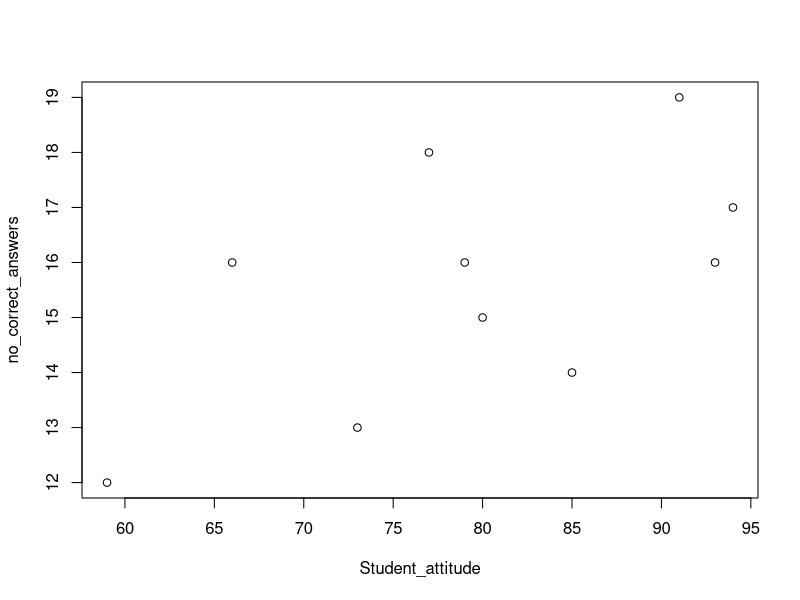
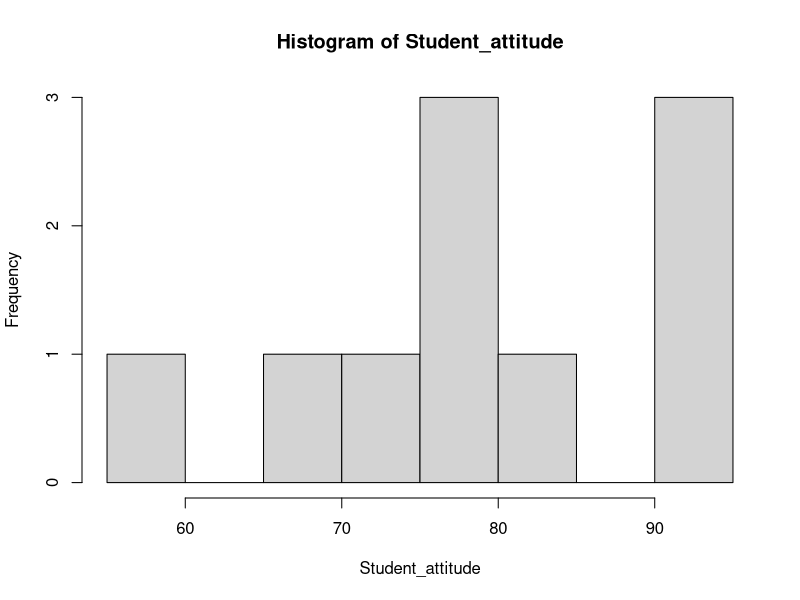
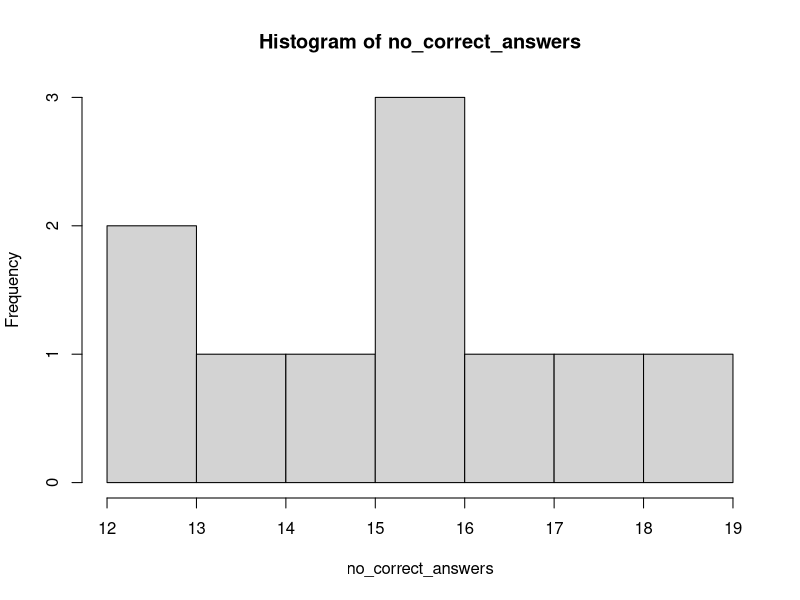
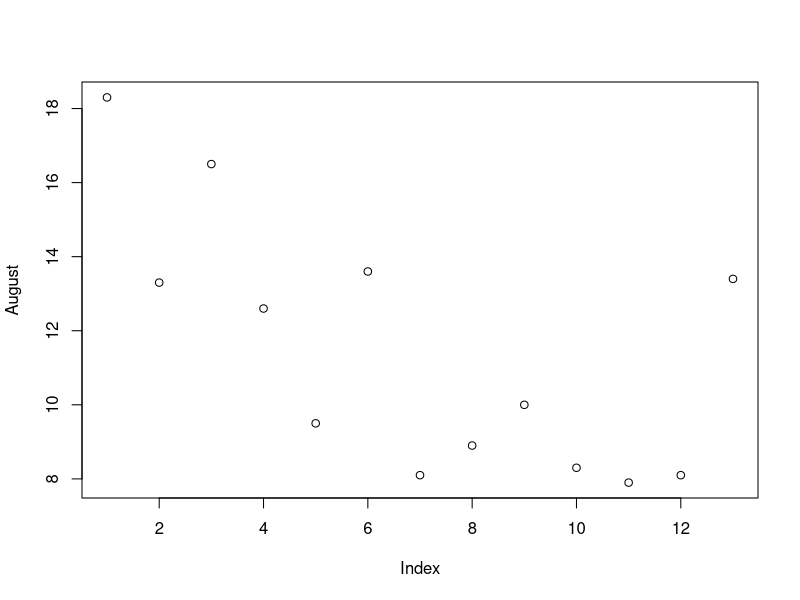
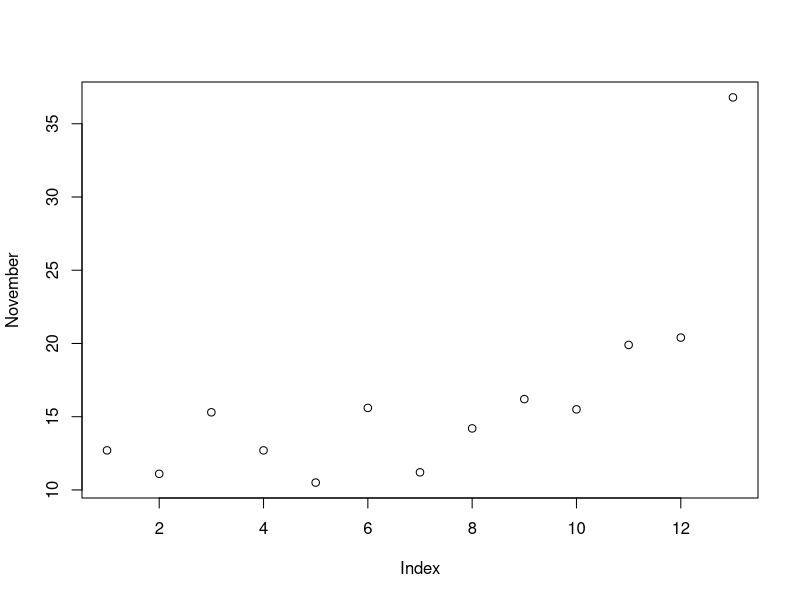
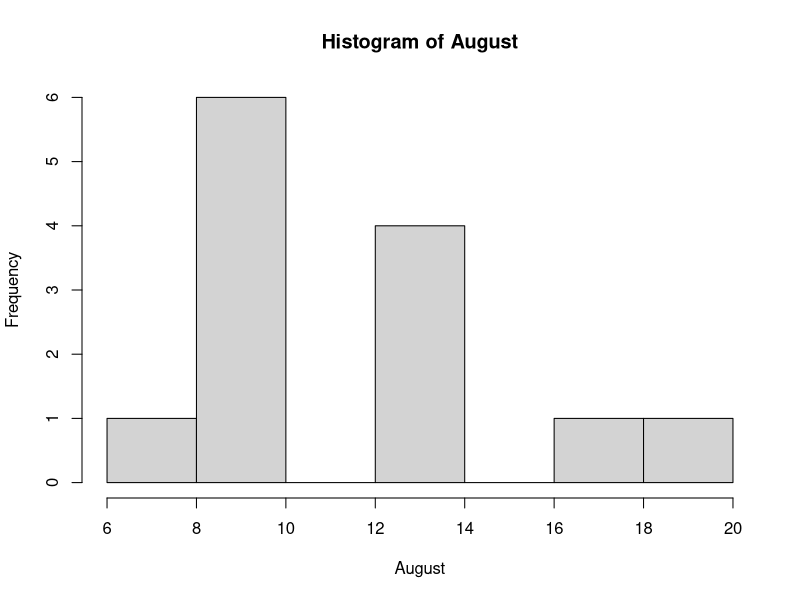
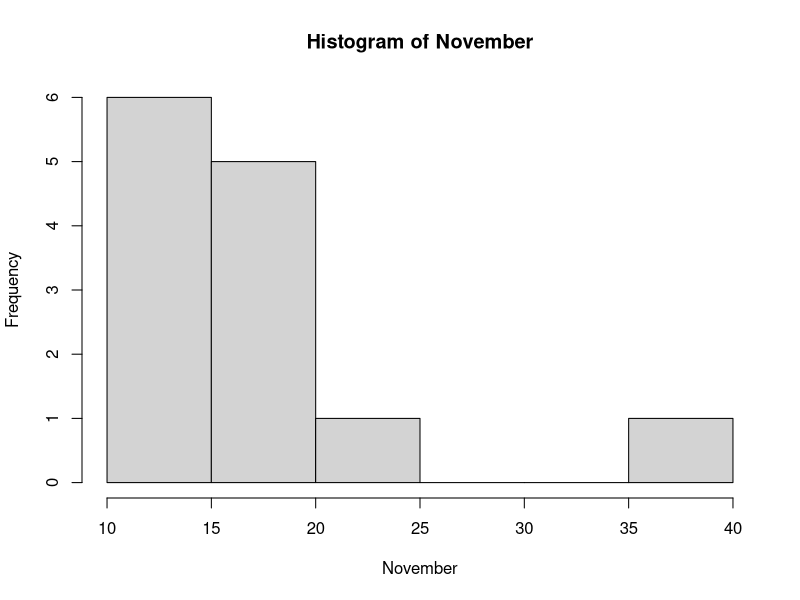
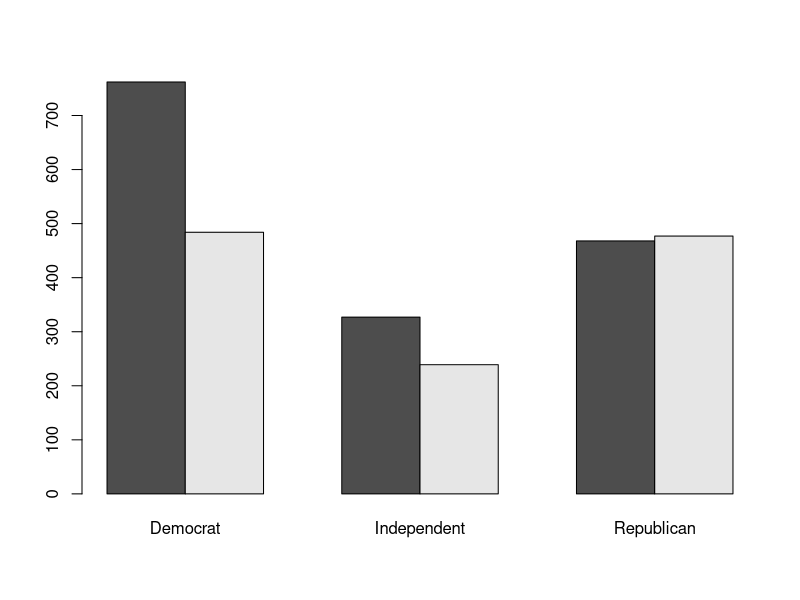

Reproduce these figures in R, in order.
#----------------- Repeating all tests ----------------
#
# Goal: repeat the statistical tests and methods learned so far.
# Those include: correlations, chi-squared tests, t-tests, wilcoxon tests,
# shapiro tests, anovas, linear models...
#
# The basic analysis is always:
# 1) visual inspection
# 2) independent histograms of the data & shapiro
# 3) the test
# 3b) optional depending on the model: residuals of the model, plotting
#     the model etc.
#
# Lisa Gotzian, June 12, 2019

set.seed(123) # this sets the random generator in our computers to the same!

# If you ever need help for a command or test:
?t.test

#------------------ Correlations --------------------
# defining / loading your data (example from Eugene O'Loughlin)
Student_attitude <- c(94,73,59,80,93,85,66,79,77,91)
no_correct_answers <- c(17,13,12,15,16,14,16,16,18,19)

# 1) visual inspection
plot(Student_attitude, no_correct_answers)

# 2) independent histograms of the data & shapiro
hist(Student_attitude)
hist(no_correct_answers)

# Shapiro-Test - the shapiro test is always part of your procedure
shapiro.test(Student_attitude)
shapiro.test(no_correct_answers)

# F-Test: are the two variances different?
var.test(Student_attitude, no_correct_answers)

# 3) the test: correlation
# Pearson's correlation coefficient
cor(Student_attitude,no_correct_answers)
cor.test(Student_attitude,no_correct_answers)

#------------------------ T-tests------------------------
# defining / loading your data
# Temperature in South Africa
August<- c(18.3,13.3,16.5,12.6,9.5,13.6,8.1,8.9,10,8.3,7.9,8.1,13.4)
November <- c(12.7,11.1,15.3,12.7,10.5,15.6,11.2,14.2,16.2,15.5,19.9,20.4,36.8)

# 1) visual plot
plot(August)
plot(November)

# 2) independent histograms of the data & shapiro
hist(August)
hist(November)
shapiro.test(August)
shapiro.test(November)


# 3) test
# Student's t Test: is the temperature in August significantly different
# from the one in November?
t.test(August, November)

# Wilcoxon singed rank test: Like a t-test, just with ranked data, which
# could apply to "days in a month"
wilcox.test(August, November)
wilcox.test(August, November, paired=T, alternative = "less")
mean(August)
mean(November)

#------------------------ Chi square test --------------------
## From Agresti(2007) p.39
votes <- rbind(c(762, 327, 468), c(484, 239, 477))

# This assigns column and row labels, so "dimension names"
dimnames(votes) <- list(gender = c("F", "M"),
                        party = c("Democrat","Independent", "Republican"))

# 1) Visual inspection
barplot(votes,beside=T)

# 2) histograms/shapiro don't really apply to categorical data

# 3) the chi-square test
chisq.test(votes)  # Prints test summary
Xsq <- chisq.test(votes)
Xsq$observed   # observed counts (same as M)
Xsq$expected   # expected counts under the null

#------------------ Linear model: cars -------------------
# Loading in the data: a dataset of speed & stopping distance of cars.
data(cars)
# The data is from the inbuilt datasets. For these, there is a help available:
help(cars)

# What's the relationship of speed and stopping distance?
# 1) visual plot of cars$speed, cars$dist
plot(cars$speed, cars$dist)

# 2) histograms of both to see how they are distributed individually & shapiro
# and a correlation to see their relationship
hist(cars$dist) # not normally distributed
hist(cars$speed)
shapiro.test(cars$dist)
shapiro.test(cars$speed)
cor.test(cars$dist, cars$speed) #cannot report it


# 3a) linear model because we have 2 continuous variables
model <- lm(cars$dist ~ cars$speed) # stopping distance explained by speed
summary(model)

# 3b) plotting the linear model
plot(cars$dist ~ cars$speed) # normal plot
abline(model) # with the model as a line

# 3c) residuals of the model normally distributed?
hist(resid(model)) # histogram of the residuals
shapiro.test(resid(model)) # the shapiro test of normality of the residuals
# The shapiro test yielded p = 0.02152
# This is not "normally distributed" because we can reject the Null-Hypothesis.

# 4a) Log-Transformation
# That's why we log-transform one variable. It's the same linear model
# but log-transforming the response.
# log-transforming: commonly done to have an even better fit.
hist(log(cars$dist))

logModel <- lm(log(cars$dist) ~ cars$speed)

# 4b) plotting the linear model
plot(log(cars$dist) ~ cars$speed)
abline(logModel)

# 4c) residuals normally distributed? Did we do better?
hist(resid(logModel)) # we did do better!
shapiro.test(resid(logModel))

#---------------------- Anova ------------------------
# Loading the data: comparing yields
data(PlantGrowth)
help(PlantGrowth)

# 1) Visual plot
boxplot(weight ~ group, data = PlantGrowth, main = "PlantGrowth data",
        ylab = "Dried weight of plants", col = "lightgray",
        notch = TRUE, varwidth = TRUE)

# 2) histogram of the variables
# This weird-looking code? I just try to get the three groups you can see in the boxplot.
hist(PlantGrowth[PlantGrowth$group == "ctrl","weight"], main = "Histogram of ctrl")
hist(PlantGrowth[PlantGrowth$group == "trt1","weight"], main = "Histogram of trt1")
hist(PlantGrowth[PlantGrowth$group == "trt2","weight"], main = "Histogram of trt2")

shapiro.test(PlantGrowth[PlantGrowth$group == "ctrl","weight"])
shapiro.test(PlantGrowth[PlantGrowth$group == "trt1","weight"])
shapiro.test(PlantGrowth[PlantGrowth$group == "trt2","weight"])

# 3a) run an anova because we have three categories and each result in 
# plantgrowth.

# The following commands are from different packages but essentially do the
# same thing.
anova(lm(weight ~ group, data = PlantGrowth))
summary(aov(weight ~ group, data = PlantGrowth))

# assign it to a "modelaov" object to access it below for the residuals
modelaov <- aov(weight ~ group, data = PlantGrowth)

# 3b) residuals normally distributed?
hist(modelaov$residuals)
hist(resid(modelaov))
shapiro.test(resid(modelaov))

# 4) Post-Hoc test
TukeyHSD(modelaov)

#------------------ Some last commands for data analysis ---------------
# Understanding the data: PlantGrowth
str(PlantGrowth)
summary(PlantGrowth)

# Understanding one variable: PlantGrowth$weight
sum(PlantGrowth$weight)
mean(PlantGrowth$weight)
median(PlantGrowth$weight)
var(PlantGrowth$weight)
sd(PlantGrowth$weight)

# Understanding two variables (apart from the tests above)
# we do a table!
table(PlantGrowth$weight, PlantGrowth$group)
